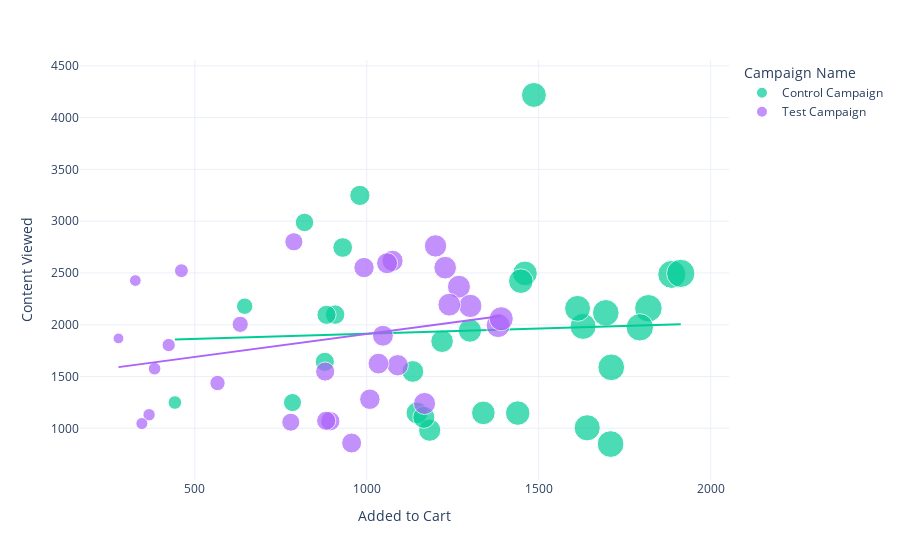

Write notebook code for a chart like this one.
### Code cell
figure = px.scatter(data_frame=ab_data, 
                    x="Added to Cart",
                    y="Content Viewed", 
                    size="Added to Cart", 
                    color="Campaign Name", 
                    trendline="ols",
                    color_discrete_map={"neon blue": "blue", "Red": "red"})
figure.show()

### Figure 1 — Plotly figure (JSON) as saved in the notebook; plotly's stock layout.template omitted (floating-point values rounded to 4 significant figures)
{"data": [{"hovertemplate": "Campaign Name=Control Campaign<br>Added to Cart=%{marker.size}<br>Content Viewed=%{y}<extra></extra>", "legendgroup": "Control Campaign", "marker": {"color": "#00cc96", "size": [1819, 1629, 1887, 1439, 1794, 1339, 1641, 1613, 878, 1695, 908, 1219, 1709, 1460, 819, 1913, 1146, 883, 1448, 980, 1711, 1486, 1134, 442, 1183, 1300, 784, 1166, 930, 645], "sizemode": "area", "sizeref": 4.782, "symbol": "circle"}, "mode": "markers", "name": "Control Campaign", "orientation": "v", "showlegend": true, "type": "scatter", "x": [1819, 1629, 1887, 1439, 1794, 1339, 1641, 1613, 878, 1695, 908, 1219, 1709, 1460, 819, 1913, 1146, 883, 1448, 980, 1711, 1486, 1134, 442, 1183, 1300, 784, 1166, 930, 645], "xaxis": "x", "y": [2159, 1984, 2486, 1147, 1975, 1149, 1005, 2158, 1642, 2115, 2098, 1841, 848, 2496, 2988, 2496, 1149, 2096, 2421, 3249, 1589, 4219, 1549, 1249, 982, 1944.0, 1249, 1106, 2746, 2179], "yaxis": "y"}, {"hovertemplate": "<b>OLS trendline</b><br>Content Viewed = 0.100333 * Added to Cart + 1813.36<br>R<sup>2</sup>=0.002764<br><br>Campaign Name=Control Campaign<br>Added to Cart=%{x}<br>Content Viewed=%{y} <b>(trend)</b><extra></extra>", "legendgroup": "Control Campaign", "marker": {"color": "#00cc96", "symbol": "circle"}, "mode": "lines", "name": "Control Campaign", "showlegend": false, "type": "scatter", "x": [442, 645, 784, 819, 878, 883, 908, 930, 980, 1134, 1146, 1166, 1183, 1219, 1300, 1339, 1439, 1448, 1460, 1486, 1613, 1629, 1641, 1695, 1709, 1711, 1794, 1819, 1887, 1913], "xaxis": "x", "y": [1858.0, 1878.0, 1892.0, 1896.0, 1901.0, 1902.0, 1904.0, 1907.0, 1912.0, 1927.0, 1928.0, 1930.0, 1932.0, 1936.0, 1944.0, 1948.0, 1958.0, 1959.0, 1960.0, 1962.0, 1975.0, 1977.0, 1978.0, 1983.0, 1985.0, 1985.0, 1993.0, 1996.0, 2003.0, 2005.0], "yaxis": "y"}, {"hovertemplate": "Campaign Name=Test Campaign<br>Added to Cart=%{marker.size}<br>Content Viewed=%{y}<extra></extra>", "legendgroup": "Test Campaign", "marker": {"color": "#ab63fa", "size": [894, 424, 1075, 1382, 1391, 779, 1090, 1059, 383, 461, 788, 879, 1047, 278, 367, 632, 327, 1228, 346, 992, 1009, 1168, 1268, 1034, 566, 956, 882, 1301, 1240, 1200], "sizemode": "area", "sizeref": 4.782, "symbol": "circle"}, "mode": "markers", "name": "Test Campaign", "orientation": "v", "showlegend": true, "type": "scatter", "x": [894, 424, 1075, 1382, 1391, 779, 1090, 1059, 383, 461, 788, 879, 1047, 278, 367, 632, 327, 1228, 346, 992, 1009, 1168, 1268, 1034, 566, 956, 882, 1301, 1240, 1200], "xaxis": "x", "y": [1069, 1804, 2617, 1992, 2058, 1059, 1609, 2594, 1576, 2522, 2801, 1548, 1894, 1868, 1131, 2004, 2427, 2551, 1046, 2552, 1281, 1240, 2367, 1625, 1437, 858, 1073, 2182, 2194, 2761], "yaxis": "y"}, {"hovertemplate": "<b>OLS trendline</b><br>Content Viewed = 0.442802 * Added to Cart + 1467.66<br>R<sup>2</sup>=0.066319<br><br>Campaign Name=Test Campaign<br>Added to Cart=%{x}<br>Content Viewed=%{y} <b>(trend)</b><extra></extra>", "legendgroup": "Test Campaign", "marker": {"color": "#ab63fa", "symbol": "circle"}, "mode": "lines", "name": "Test Campaign", "showlegend": false, "type": "scatter", "x": [278, 327, 346, 367, 383, 424, 461, 566, 632, 779, 788, 879, 882, 894, 956, 992, 1009, 1034, 1047, 1059, 1075, 1090, 1168, 1200, 1228, 1240, 1268, 1301, 1382, 1391], "xaxis": "x", "y": [1591.0, 1612.0, 1621.0, 1630.0, 1637.0, 1655.0, 1672.0, 1718.0, 1748.0, 1813.0, 1817.0, 1857.0, 1858.0, 1864.0, 1891.0, 1907.0, 1914.0, 1926.0, 1931.0, 1937.0, 1944.0, 1950.0, 1985.0, 1999.0, 2011.0, 2017.0, 2029.0, 2044.0, 2080.0, 2084.0], "yaxis": "y"}], "layout": {"legend": {"itemsizing": "constant", "title": {"text": "Campaign Name"}, "tracegroupgap": 0}, "margin": {"t": 60}, "xaxis": {"anchor": "y", "domain": [0, 1], "title": {"text": "Added to Cart"}}, "yaxis": {"anchor": "x", "domain": [0, 1], "title": {"text": "Content Viewed"}}}}
